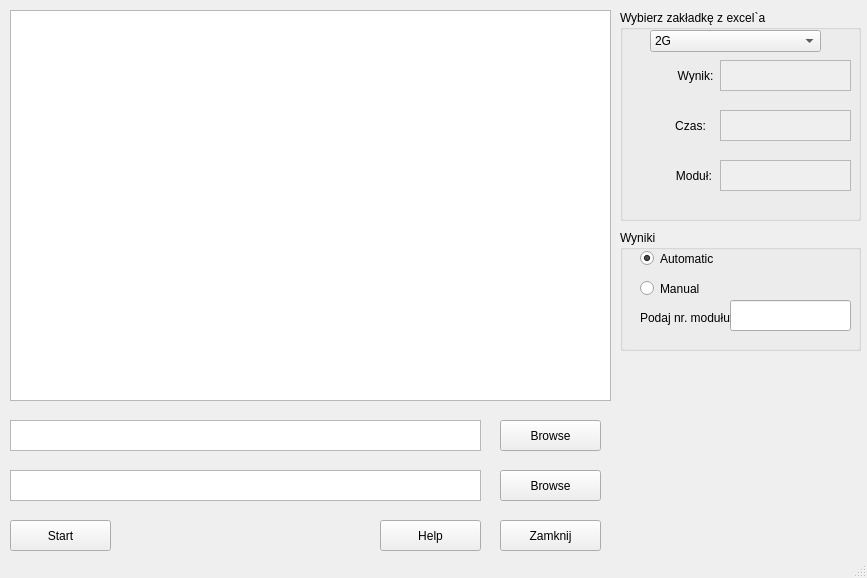
<?xml version="1.0" encoding="UTF-8"?>
<ui version="4.0">
 <class>MainWindow</class>
 <widget class="QMainWindow" name="MainWindow">
  <property name="enabled">
   <bool>true</bool>
  </property>
  <property name="geometry">
   <rect>
    <x>0</x>
    <y>0</y>
    <width>867</width>
    <height>578</height>
   </rect>
  </property>
  <property name="sizePolicy">
   <sizepolicy hsizetype="Preferred" vsizetype="Preferred">
    <horstretch>0</horstretch>
    <verstretch>0</verstretch>
   </sizepolicy>
  </property>
  <property name="minimumSize">
   <size>
    <width>867</width>
    <height>578</height>
   </size>
  </property>
  <property name="maximumSize">
   <size>
    <width>867</width>
    <height>578</height>
   </size>
  </property>
  <property name="sizeIncrement">
   <size>
    <width>0</width>
    <height>0</height>
   </size>
  </property>
  <property name="windowTitle">
   <string>TeRI</string>
  </property>
  <widget class="QWidget" name="centralwidget">
   <widget class="QTextEdit" name="resultWindow">
    <property name="enabled">
     <bool>true</bool>
    </property>
    <property name="geometry">
     <rect>
      <x>10</x>
      <y>10</y>
      <width>601</width>
      <height>391</height>
     </rect>
    </property>
    <property name="styleSheet">
     <string notr="true"/>
    </property>
   </widget>
   <widget class="QPushButton" name="button_close">
    <property name="geometry">
     <rect>
      <x>500</x>
      <y>520</y>
      <width>101</width>
      <height>31</height>
     </rect>
    </property>
    <property name="text">
     <string>Zamknij</string>
    </property>
   </widget>
   <widget class="QPushButton" name="browse_txt_button">
    <property name="geometry">
     <rect>
      <x>500</x>
      <y>420</y>
      <width>101</width>
      <height>31</height>
     </rect>
    </property>
    <property name="text">
     <string>Browse</string>
    </property>
   </widget>
   <widget class="QPushButton" name="browse_xml_button">
    <property name="geometry">
     <rect>
      <x>500</x>
      <y>470</y>
      <width>101</width>
      <height>31</height>
     </rect>
    </property>
    <property name="text">
     <string>Browse</string>
    </property>
   </widget>
   <widget class="QTextEdit" name="path_txt_window">
    <property name="enabled">
     <bool>true</bool>
    </property>
    <property name="geometry">
     <rect>
      <x>10</x>
      <y>420</y>
      <width>471</width>
      <height>31</height>
     </rect>
    </property>
    <property name="readOnly">
     <bool>false</bool>
    </property>
    <property name="overwriteMode">
     <bool>true</bool>
    </property>
   </widget>
   <widget class="QTextEdit" name="path_xml_window">
    <property name="geometry">
     <rect>
      <x>10</x>
      <y>470</y>
      <width>471</width>
      <height>31</height>
     </rect>
    </property>
    <property name="readOnly">
     <bool>false</bool>
    </property>
    <property name="overwriteMode">
     <bool>true</bool>
    </property>
   </widget>
   <widget class="QPushButton" name="startButton">
    <property name="geometry">
     <rect>
      <x>10</x>
      <y>520</y>
      <width>101</width>
      <height>31</height>
     </rect>
    </property>
    <property name="text">
     <string>Start</string>
    </property>
   </widget>
   <widget class="QPushButton" name="helpButton">
    <property name="enabled">
     <bool>true</bool>
    </property>
    <property name="geometry">
     <rect>
      <x>380</x>
      <y>520</y>
      <width>101</width>
      <height>31</height>
     </rect>
    </property>
    <property name="text">
     <string>Help</string>
    </property>
   </widget>
   <widget class="QGroupBox" name="excelSheets">
    <property name="geometry">
     <rect>
      <x>620</x>
      <y>10</y>
      <width>241</width>
      <height>211</height>
     </rect>
    </property>
    <property name="title">
     <string>Wybierz zakładkę z excel`a</string>
    </property>
    <property name="flat">
     <bool>false</bool>
    </property>
    <property name="checkable">
     <bool>false</bool>
    </property>
    <widget class="QComboBox" name="comboBox">
     <property name="geometry">
      <rect>
       <x>30</x>
       <y>20</y>
       <width>171</width>
       <height>22</height>
      </rect>
     </property>
     <item>
      <property name="text">
       <string>2G</string>
      </property>
     </item>
     <item>
      <property name="text">
       <string>3G</string>
      </property>
     </item>
     <item>
      <property name="text">
       <string>AT&amp;T</string>
      </property>
     </item>
    </widget>
    <widget class="QTextBrowser" name="resultColumn">
     <property name="enabled">
      <bool>false</bool>
     </property>
     <property name="geometry">
      <rect>
       <x>100</x>
       <y>50</y>
       <width>131</width>
       <height>31</height>
      </rect>
     </property>
    </widget>
    <widget class="QTextBrowser" name="textBrowser_2">
     <property name="enabled">
      <bool>false</bool>
     </property>
     <property name="geometry">
      <rect>
       <x>100</x>
       <y>100</y>
       <width>131</width>
       <height>31</height>
      </rect>
     </property>
    </widget>
    <widget class="QTextBrowser" name="textBrowser_3">
     <property name="enabled">
      <bool>false</bool>
     </property>
     <property name="geometry">
      <rect>
       <x>100</x>
       <y>150</y>
       <width>131</width>
       <height>31</height>
      </rect>
     </property>
    </widget>
    <widget class="QLabel" name="label">
     <property name="geometry">
      <rect>
       <x>50</x>
       <y>50</y>
       <width>51</width>
       <height>31</height>
      </rect>
     </property>
     <property name="text">
      <string>Wynik:</string>
     </property>
     <property name="textFormat">
      <enum>Qt::AutoText</enum>
     </property>
     <property name="alignment">
      <set>Qt::AlignCenter</set>
     </property>
    </widget>
    <widget class="QLabel" name="label_2">
     <property name="geometry">
      <rect>
       <x>40</x>
       <y>100</y>
       <width>61</width>
       <height>31</height>
      </rect>
     </property>
     <property name="text">
      <string>Czas:</string>
     </property>
     <property name="alignment">
      <set>Qt::AlignCenter</set>
     </property>
    </widget>
    <widget class="QLabel" name="label_3">
     <property name="geometry">
      <rect>
       <x>50</x>
       <y>150</y>
       <width>51</width>
       <height>31</height>
      </rect>
     </property>
     <property name="text">
      <string>Moduł: </string>
     </property>
     <property name="alignment">
      <set>Qt::AlignCenter</set>
     </property>
    </widget>
   </widget>
   <widget class="QGroupBox" name="testRunType">
    <property name="geometry">
     <rect>
      <x>620</x>
      <y>230</y>
      <width>241</width>
      <height>121</height>
     </rect>
    </property>
    <property name="title">
     <string>Wyniki</string>
    </property>
    <widget class="QRadioButton" name="automaticTestRun">
     <property name="geometry">
      <rect>
       <x>20</x>
       <y>20</y>
       <width>82</width>
       <height>17</height>
      </rect>
     </property>
     <property name="text">
      <string>Automatic</string>
     </property>
     <property name="checked">
      <bool>true</bool>
     </property>
    </widget>
    <widget class="QRadioButton" name="manualTestRun">
     <property name="geometry">
      <rect>
       <x>20</x>
       <y>50</y>
       <width>82</width>
       <height>17</height>
      </rect>
     </property>
     <property name="text">
      <string>Manual</string>
     </property>
     <property name="checked">
      <bool>false</bool>
     </property>
    </widget>
    <widget class="QLineEdit" name="moduleNumber">
     <property name="geometry">
      <rect>
       <x>110</x>
       <y>70</y>
       <width>121</width>
       <height>31</height>
      </rect>
     </property>
     <property name="font">
      <font>
       <pointsize>12</pointsize>
      </font>
     </property>
     <property name="text">
      <string/>
     </property>
    </widget>
    <widget class="QLabel" name="label_4">
     <property name="geometry">
      <rect>
       <x>20</x>
       <y>80</y>
       <width>91</width>
       <height>16</height>
      </rect>
     </property>
     <property name="text">
      <string>Podaj nr. modułu:</string>
     </property>
    </widget>
   </widget>
  </widget>
  <widget class="QStatusBar" name="statusbar"/>
  <action name="actionZamknij">
   <property name="text">
    <string>Zamknij</string>
   </property>
  </action>
 </widget>
 <resources/>
 <connections>
  <connection>
   <sender>button_close</sender>
   <signal>clicked()</signal>
   <receiver>MainWindow</receiver>
   <slot>close()</slot>
   <hints>
    <hint type="sourcelabel">
     <x>556</x>
     <y>559</y>
    </hint>
    <hint type="destinationlabel">
     <x>620</x>
     <y>574</y>
    </hint>
   </hints>
  </connection>
 </connections>
</ui>
